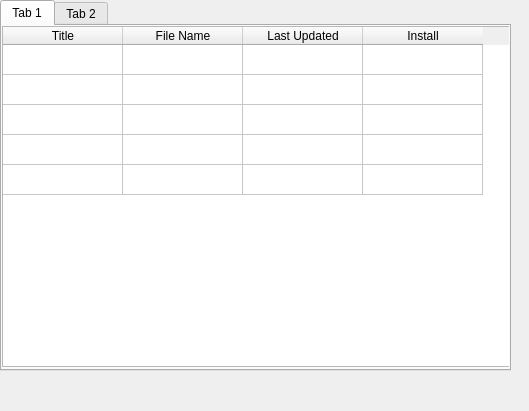
<?xml version="1.0" encoding="UTF-8"?>
<ui version="4.0">
 <class>MainWindow</class>
 <widget class="QMainWindow" name="MainWindow">
  <property name="geometry">
   <rect>
    <x>0</x>
    <y>0</y>
    <width>529</width>
    <height>411</height>
   </rect>
  </property>
  <property name="windowTitle">
   <string>MuseScore Resources</string>
  </property>
  <property name="tabShape">
   <enum>QTabWidget::Triangular</enum>
  </property>
  <widget class="QWidget" name="centralWidget">
   <widget class="QTabWidget" name="tabWidget">
    <property name="geometry">
     <rect>
      <x>0</x>
      <y>0</y>
      <width>511</width>
      <height>371</height>
     </rect>
    </property>
    <property name="currentIndex">
     <number>0</number>
    </property>
    <widget class="QWidget" name="languages">
     <attribute name="title">
      <string>Tab 1</string>
     </attribute>
     <widget class="QTableWidget" name="table">
      <property name="geometry">
       <rect>
        <x>0</x>
        <y>0</y>
        <width>511</width>
        <height>341</height>
       </rect>
      </property>
      <property name="maximumSize">
       <size>
        <width>511</width>
        <height>16777215</height>
       </size>
      </property>
      <property name="selectionMode">
       <enum>QAbstractItemView::NoSelection</enum>
      </property>
      <property name="sortingEnabled">
       <bool>true</bool>
      </property>
      <property name="rowCount">
       <number>5</number>
      </property>
      <property name="columnCount">
       <number>4</number>
      </property>
      <attribute name="horizontalHeaderDefaultSectionSize">
       <number>120</number>
      </attribute>
      <attribute name="horizontalHeaderMinimumSectionSize">
       <number>57</number>
      </attribute>
      <attribute name="verticalHeaderVisible">
       <bool>false</bool>
      </attribute>
      <attribute name="verticalHeaderHighlightSections">
       <bool>false</bool>
      </attribute>
      <row/>
      <row/>
      <row/>
      <row/>
      <row/>
      <column>
       <property name="text">
        <string>Title</string>
       </property>
      </column>
      <column>
       <property name="text">
        <string>File Name</string>
       </property>
      </column>
      <column>
       <property name="text">
        <string>Last Updated</string>
       </property>
      </column>
      <column>
       <property name="text">
        <string>Install</string>
       </property>
      </column>
     </widget>
    </widget>
    <widget class="QWidget" name="tab_2">
     <attribute name="title">
      <string>Tab 2</string>
     </attribute>
     <widget class="QTextBrowser" name="textBrowser">
      <property name="geometry">
       <rect>
        <x>0</x>
        <y>0</y>
        <width>381</width>
        <height>341</height>
       </rect>
      </property>
     </widget>
    </widget>
   </widget>
  </widget>
  <widget class="QMenuBar" name="menuBar">
   <property name="geometry">
    <rect>
     <x>0</x>
     <y>0</y>
     <width>529</width>
     <height>25</height>
    </rect>
   </property>
  </widget>
 </widget>
 <layoutdefault spacing="6" margin="11"/>
 <resources/>
 <connections/>
</ui>
